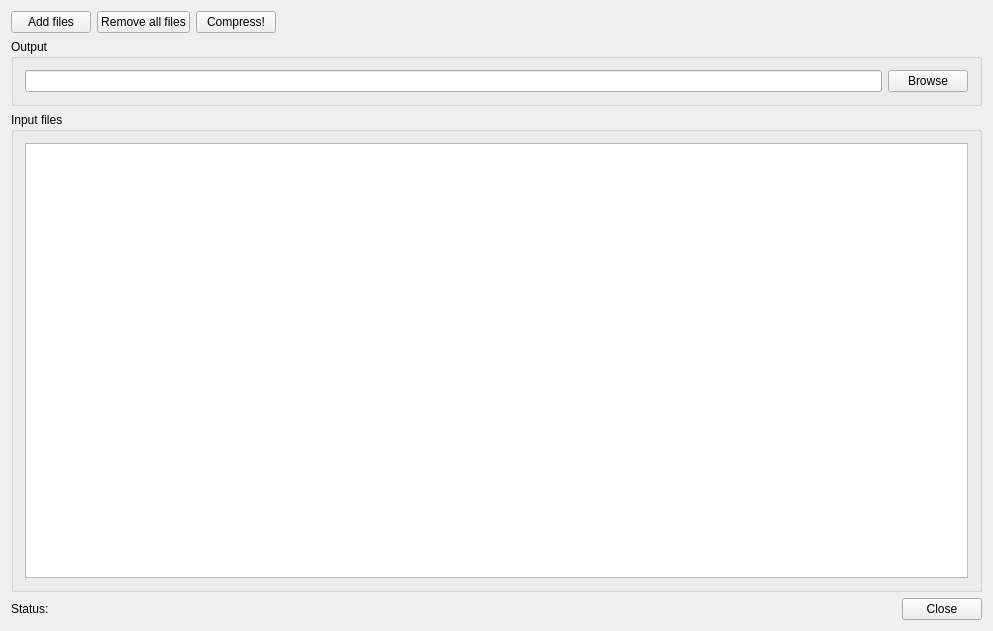
<?xml version="1.0" encoding="UTF-8"?>
<ui version="4.0">
 <class>MainWindow</class>
 <widget class="QMainWindow" name="MainWindow">
  <property name="geometry">
   <rect>
    <x>0</x>
    <y>0</y>
    <width>993</width>
    <height>631</height>
   </rect>
  </property>
  <property name="windowTitle">
   <string>7Zip-wrap</string>
  </property>
  <widget class="QWidget" name="centralWidget">
   <layout class="QVBoxLayout" name="verticalLayout">
    <item>
     <layout class="QHBoxLayout" name="horizontalLayout_2">
      <item>
       <widget class="QPushButton" name="pb_AddFile">
        <property name="text">
         <string>Add files</string>
        </property>
       </widget>
      </item>
      <item>
       <widget class="QPushButton" name="pb_RemoveAll">
        <property name="text">
         <string>Remove all files</string>
        </property>
       </widget>
      </item>
      <item>
       <widget class="QPushButton" name="pb_Compress">
        <property name="text">
         <string>Compress!</string>
        </property>
       </widget>
      </item>
      <item>
       <spacer name="horizontalSpacer">
        <property name="orientation">
         <enum>Qt::Horizontal</enum>
        </property>
        <property name="sizeHint" stdset="0">
         <size>
          <width>40</width>
          <height>20</height>
         </size>
        </property>
       </spacer>
      </item>
     </layout>
    </item>
    <item>
     <widget class="QGroupBox" name="groupBox_2">
      <property name="title">
       <string>Output</string>
      </property>
      <layout class="QHBoxLayout" name="horizontalLayout">
       <item>
        <widget class="QLineEdit" name="le_Output"/>
       </item>
       <item>
        <widget class="QPushButton" name="pb_Browse">
         <property name="text">
          <string>Browse</string>
         </property>
        </widget>
       </item>
      </layout>
     </widget>
    </item>
    <item>
     <widget class="QGroupBox" name="groupBox">
      <property name="title">
       <string>Input files</string>
      </property>
      <layout class="QVBoxLayout" name="verticalLayout_2">
       <item>
        <widget class="QTableWidget" name="tableW_Input"/>
       </item>
      </layout>
     </widget>
    </item>
    <item>
     <layout class="QHBoxLayout" name="horizontalLayout_3">
      <item>
       <widget class="QLabel" name="lable_Status">
        <property name="text">
         <string>Status:</string>
        </property>
       </widget>
      </item>
      <item>
       <spacer name="horizontalSpacer_2">
        <property name="orientation">
         <enum>Qt::Horizontal</enum>
        </property>
        <property name="sizeHint" stdset="0">
         <size>
          <width>40</width>
          <height>20</height>
         </size>
        </property>
       </spacer>
      </item>
      <item>
       <widget class="QPushButton" name="pb_Close">
        <property name="text">
         <string>Close</string>
        </property>
       </widget>
      </item>
     </layout>
    </item>
   </layout>
  </widget>
  <widget class="QMenuBar" name="menuBar">
   <property name="geometry">
    <rect>
     <x>0</x>
     <y>0</y>
     <width>993</width>
     <height>22</height>
    </rect>
   </property>
  </widget>
 </widget>
 <layoutdefault spacing="6" margin="11"/>
 <resources/>
 <connections/>
</ui>
